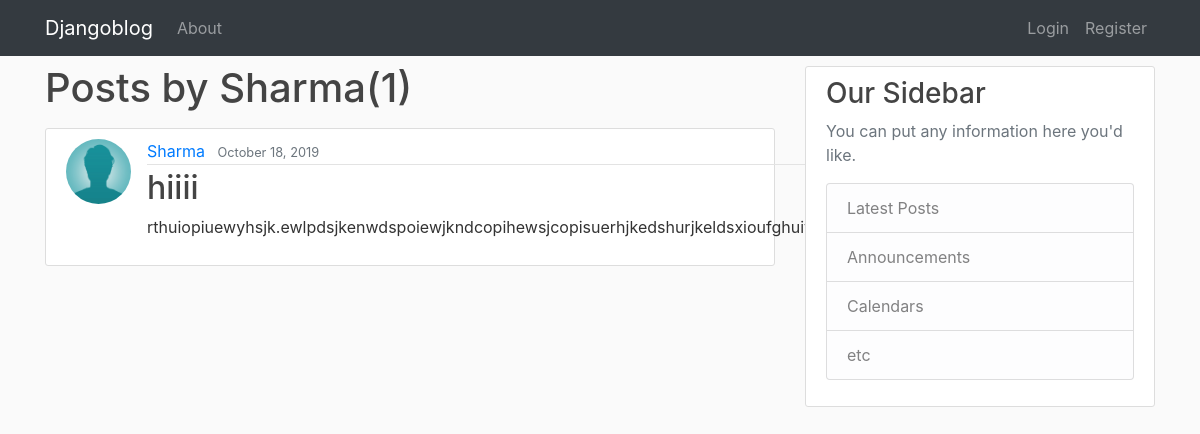
/user/Sharma, run on an earlier commit of the app's database.
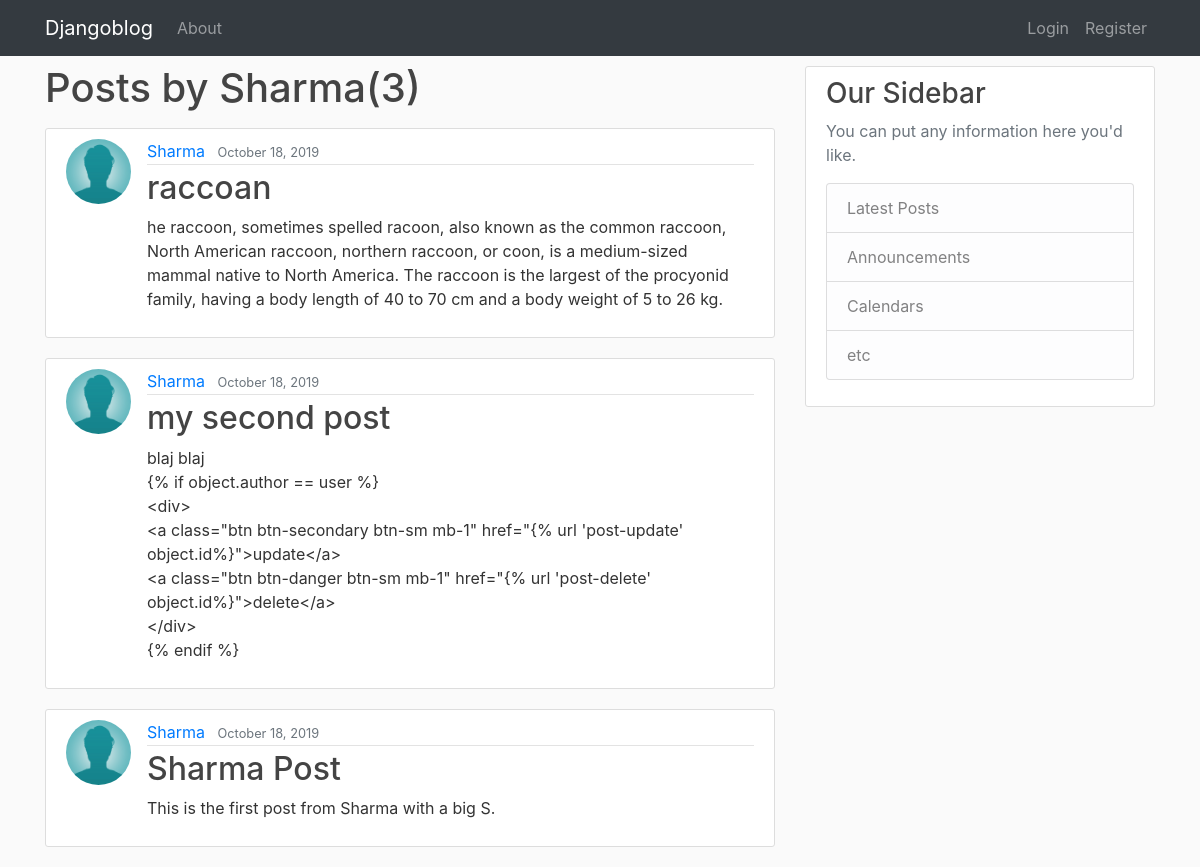
And on a later commit of the database.
### blog/models.py (models this page shows, shortened)
class Post(models.Model):
    title = models.CharField(max_length=100)
    content = models.TextField()
    date_posted = models.DateTimeField(default = timezone.now)
    author = models.ForeignKey(User, on_delete= models.CASCADE)

### users/models.py (models this page shows, shortened)
class profile(models.Model):
    user = models.OneToOneField(User,on_delete=models.CASCADE)
    image = models.ImageField(default='default.jpg',upload_to='profile-pics')

### blog/views.py (the view)
# urls.py: path('user/<str:username>', userPostListView.as_view(),name='user-posts'),
class userPostListView(ListView):
    model = Post
    template_name = 'blog/user_posts.html' #<app>/<model>_<viewtype>.html
    context_object_name = 'posts'
    paginate_by = 4
    def get_queryset(self):
        user = get_object_or_404(User,username = self.kwargs.get('username'))
        return Post.objects.filter(author = user).order_by('-date_posted')

### blog/templates/blog/user_posts.html (shortened to what this page needs)
{% extends "blog/base.html" %}
{% block content %}
    <h1 class="mb-3">Posts by {{ view.kwargs.username}}({{page_obj.paginator.count}})</h1>
    {% for post in posts %}
    <article class="media content-section">
              <img src="{{ post.author.profile.image.url}}" alt="" class="rounded-circle article-img">
              <div class="media-body">
                <div class="article-metadata">
                  <a class="mr-2" href="#">{{ post.author }}</a>
                  <small class="text-muted">{{ post.date_posted|date:"F d, Y" }}</small>
                </div>
                <h2><a class="article-title" href="{% url 'post-detail' post.id %}">{{ post.title }}</a></h2>
                <p class="article-content">{{ post.content }}</p>
              </div>
      </article>
    {% endfor%}
{% endblock %}

### blog/templates/blog/base.html (shortened to what this page needs)
{% load static%}
<!DOCTYPE html>
<html lang="en">
<head>
    <link rel="stylesheet" href="https://stackpath.bootstrapcdn.com/bootstrap/4.1.3/css/bootstrap.min.css"
>
    <link rel="stylesheet" type="text/css" href="{% static 'blog/main.css'%}">
</head>
<body>
    <nav class="navbar navbar-expand-md navbar-dark bg-dark">
        <div class="container">
            <a class="navbar-brand" href="{% url 'blog-home'%}">Djangoblog</a>
            <div class="collapse navbar-collapse" id="navbarSupportedContent">
                <div class="navbar-nav mr-auto">
                    <li class="nav-item">
                        <a class="nav-link" href="{% url 'blog-about'%}">About</a>
                    </li>
                </div>
                <div class="navbar-nav">
                        {% if user.is_authenticated %}
                            <a class="nav-item nav-link" href="{% url 'post-create'%}">New Post</a>
                            <a class="nav-item nav-link" href="{% url 'profile'%}">Account</a>
                            <a class="nav-item nav-link" href="{% url 'logout'%}">Logout</a>
                        {% else %}
                            <a class="nav-item nav-link" href="{% url 'login'%}">Login</a>
                            <a class="nav-item nav-link" href="{% url 'register'%}">Register</a>
                        {% endif %}
                </div>
            </div>
        </div>
    </nav>
    <main role="main" class="container">
        <div class="row">
            <div class="col-md-8">
                    {% block content%}{% endblock %}
            </div>
            <div class="col-md-4">
                <div class="content-section">
                    <h3>Our Sidebar</h3>
                    <p class='text-muted'>You can put any information here you'd like.
                        <ul class="list-group">
                            <li class="list-group-item list-group-item-light">Latest Posts</li>
                            <li class="list-group-item list-group-item-light">Announcements</li>
                            <li class="list-group-item list-group-item-light">Calendars</li>
                            <li class="list-group-item list-group-item-light">etc</li>
                        </ul>
                    </p>
                </div>
            </div>
        </div>
    </main>
</body>
</html>

### blog/static/blog/main.css (style rules this page uses)
body { background: #fafafa; color: #333333; }
h1, h2, h3, h4, h5, h6 { color: #444444; }
.content-section { background: #ffffff; padding: 10px 20px; border: 1px solid #dddddd; border-radius: 3px; margin-bottom: 20px; margin-top: 10px; }
.article-title { color: #444444; }
.article-content { white-space: pre-line; }
.article-img { height: 65px; width: 65px; margin-right: 16px; }
.article-metadata { padding-bottom: 1px; margin-bottom: 4px; border-bottom: 1px solid #e3e3e3 }

What changed in the data, as far as the page shows it:
no longer on this page (row edited): Post: author.profile.image (placeholder picture), author "Sharma", date_posted "October 18, 2019", title "hiiii", content "rthuiopiuewyhsjk.ewlpdsjkenwdspoiewjkndcopihewsjcopisuerhjkedshurjkeldsxioufghuiyghjewiuhjwd"
added Post: author.profile.image (placeholder picture), author "Sharma", date_posted "October 18, 2019", title "raccoan", content "he raccoon, sometimes spelled racoon, also known as the common raccoon, North American raccoon, northern raccoon, or coon, is a medium-sized mammal native to North America. The raccoon is the largest of the procyonid family, having a body length of 40 to 70 cm and a body weight of 5 to 26 kg."
added Post: author.profile.image (placeholder picture), author "Sharma", date_posted "October 18, 2019", title "my second post", content "blaj blaj {% if object.author == user %} <div> <a class=\"btn btn-secondary btn-sm mb-1\" href=\"{% url 'post-update' object.id%}\">update</a> <a class=\"btn btn-danger btn-sm mb-1\" href=\"{% url 'post-delete' object.id%}\">delete</a> </div> {% endif %}"
added Post: author.profile.image (placeholder picture), author "Sharma", date_posted "October 18, 2019", title "Sharma Post", content "This is the first post from Sharma with a big S."
Also different on the page:
{{ page_obj.paginator.count }}: "1" → "3"
